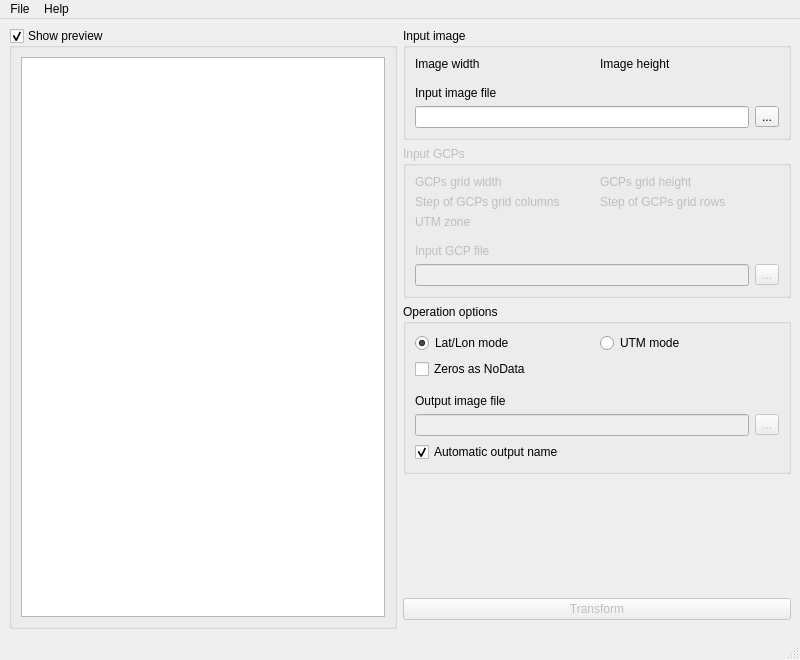
<?xml version="1.0" encoding="UTF-8"?>
<ui version="4.0">
 <class>MainWindow</class>
 <widget class="QMainWindow" name="MainWindow">
  <property name="geometry">
   <rect>
    <x>0</x>
    <y>0</y>
    <width>800</width>
    <height>660</height>
   </rect>
  </property>
  <property name="windowTitle">
   <string notr="true">MSUProj-Qt</string>
  </property>
  <property name="windowIcon">
   <iconset>
    <normaloff>:/icons/MSUProj</normaloff>:/icons/MSUProj</iconset>
  </property>
  <widget class="QWidget" name="centralwidget">
   <layout class="QHBoxLayout" name="horizontalLayout">
    <item>
     <widget class="QGroupBox" name="previewBox">
      <property name="title">
       <string>Show preview</string>
      </property>
      <property name="checkable">
       <bool>true</bool>
      </property>
      <layout class="QVBoxLayout" name="verticalLayout_4">
       <item>
        <widget class="QGraphicsView" name="imageView">
         <property name="sizePolicy">
          <sizepolicy hsizetype="Minimum" vsizetype="Expanding">
           <horstretch>0</horstretch>
           <verstretch>0</verstretch>
          </sizepolicy>
         </property>
        </widget>
       </item>
      </layout>
     </widget>
    </item>
    <item>
     <layout class="QVBoxLayout" name="OPTGCPLayout">
      <property name="bottomMargin">
       <number>9</number>
      </property>
      <item>
       <widget class="QGroupBox" name="imageBox">
        <property name="sizePolicy">
         <sizepolicy hsizetype="Minimum" vsizetype="Preferred">
          <horstretch>0</horstretch>
          <verstretch>0</verstretch>
         </sizepolicy>
        </property>
        <property name="title">
         <string>Input image</string>
        </property>
        <layout class="QVBoxLayout" name="verticalLayout">
         <item>
          <layout class="QGridLayout" name="imageInfo">
           <item row="0" column="1">
            <widget class="QLabel" name="imageHeightLabel">
             <property name="text">
              <string>Image height</string>
             </property>
            </widget>
           </item>
           <item row="0" column="0">
            <widget class="QLabel" name="imageWidthLabel">
             <property name="text">
              <string>Image width</string>
             </property>
            </widget>
           </item>
          </layout>
         </item>
         <item>
          <spacer name="verticalSpacer_3">
           <property name="orientation">
            <enum>Qt::Vertical</enum>
           </property>
           <property name="sizeType">
            <enum>QSizePolicy::Minimum</enum>
           </property>
           <property name="sizeHint" stdset="0">
            <size>
             <width>20</width>
             <height>9</height>
            </size>
           </property>
          </spacer>
         </item>
         <item>
          <widget class="QLabel" name="imagePathLabel">
           <property name="toolTip">
            <string>Path to input image file</string>
           </property>
           <property name="text">
            <string>Input image file</string>
           </property>
          </widget>
         </item>
         <item>
          <layout class="QHBoxLayout" name="imagePathLayout">
           <property name="bottomMargin">
            <number>0</number>
           </property>
           <item>
            <widget class="QLineEdit" name="imagePathEdit">
             <property name="sizePolicy">
              <sizepolicy hsizetype="Preferred" vsizetype="Fixed">
               <horstretch>0</horstretch>
               <verstretch>0</verstretch>
              </sizepolicy>
             </property>
             <property name="toolTip">
              <string>Path to input image file</string>
             </property>
             <property name="clearButtonEnabled">
              <bool>true</bool>
             </property>
            </widget>
           </item>
           <item>
            <widget class="QToolButton" name="imagePathButton">
             <property name="toolTip">
              <string>Select file</string>
             </property>
             <property name="text">
              <string notr="true">...</string>
             </property>
            </widget>
           </item>
          </layout>
         </item>
        </layout>
       </widget>
      </item>
      <item>
       <widget class="QGroupBox" name="gcpBox">
        <property name="enabled">
         <bool>false</bool>
        </property>
        <property name="title">
         <string>Input GCPs</string>
        </property>
        <layout class="QVBoxLayout" name="verticalLayout_3">
         <item>
          <layout class="QGridLayout" name="gridLayout">
           <item row="0" column="1">
            <widget class="QLabel" name="gcpHeightLabel">
             <property name="text">
              <string>GCPs grid height</string>
             </property>
            </widget>
           </item>
           <item row="0" column="0">
            <widget class="QLabel" name="gcpWidthLabel">
             <property name="text">
              <string>GCPs grid width</string>
             </property>
            </widget>
           </item>
           <item row="1" column="0">
            <widget class="QLabel" name="gcpColumnStepLabel">
             <property name="text">
              <string>Step of GCPs grid columns</string>
             </property>
            </widget>
           </item>
           <item row="1" column="1">
            <widget class="QLabel" name="gcpLineStepLabel">
             <property name="text">
              <string>Step of GCPs grid rows</string>
             </property>
            </widget>
           </item>
           <item row="2" column="0">
            <widget class="QLabel" name="utmZone">
             <property name="text">
              <string>UTM zone</string>
             </property>
            </widget>
           </item>
          </layout>
         </item>
         <item>
          <spacer name="verticalSpacer_2">
           <property name="orientation">
            <enum>Qt::Vertical</enum>
           </property>
           <property name="sizeType">
            <enum>QSizePolicy::Minimum</enum>
           </property>
           <property name="sizeHint" stdset="0">
            <size>
             <width>20</width>
             <height>9</height>
            </size>
           </property>
          </spacer>
         </item>
         <item>
          <widget class="QLabel" name="gcpPathLabel">
           <property name="toolTip">
            <string>Path to input GCP file</string>
           </property>
           <property name="text">
            <string>Input GCP file</string>
           </property>
          </widget>
         </item>
         <item>
          <layout class="QHBoxLayout" name="gcpPathLayout">
           <property name="bottomMargin">
            <number>0</number>
           </property>
           <item>
            <widget class="QLineEdit" name="gcpPathEdit">
             <property name="sizePolicy">
              <sizepolicy hsizetype="Preferred" vsizetype="Fixed">
               <horstretch>0</horstretch>
               <verstretch>0</verstretch>
              </sizepolicy>
             </property>
             <property name="toolTip">
              <string>Path to input GCP file</string>
             </property>
             <property name="clearButtonEnabled">
              <bool>true</bool>
             </property>
            </widget>
           </item>
           <item>
            <widget class="QToolButton" name="gcpPathButton">
             <property name="toolTip">
              <string>Select file</string>
             </property>
             <property name="text">
              <string notr="true">...</string>
             </property>
            </widget>
           </item>
          </layout>
         </item>
        </layout>
       </widget>
      </item>
      <item>
       <widget class="QGroupBox" name="optBox">
        <property name="title">
         <string>Operation options</string>
        </property>
        <layout class="QVBoxLayout" name="verticalLayout_2">
         <item>
          <layout class="QHBoxLayout" name="horizontalLayout_2">
           <property name="bottomMargin">
            <number>0</number>
           </property>
           <item>
            <widget class="QRadioButton" name="modeLatLonButton">
             <property name="text">
              <string>Lat/Lon mode</string>
             </property>
             <property name="checked">
              <bool>true</bool>
             </property>
            </widget>
           </item>
           <item>
            <widget class="QRadioButton" name="modeUTMButton">
             <property name="text">
              <string>UTM mode</string>
             </property>
            </widget>
           </item>
          </layout>
         </item>
         <item>
          <widget class="QCheckBox" name="modeNDZBox">
           <property name="text">
            <string>Zeros as NoData</string>
           </property>
          </widget>
         </item>
         <item>
          <spacer name="verticalSpacer">
           <property name="orientation">
            <enum>Qt::Vertical</enum>
           </property>
           <property name="sizeType">
            <enum>QSizePolicy::Minimum</enum>
           </property>
           <property name="sizeHint" stdset="0">
            <size>
             <width>20</width>
             <height>9</height>
            </size>
           </property>
          </spacer>
         </item>
         <item>
          <widget class="QLabel" name="outPathLabel">
           <property name="toolTip">
            <string>Path to output image file</string>
           </property>
           <property name="text">
            <string>Output image file</string>
           </property>
          </widget>
         </item>
         <item>
          <layout class="QHBoxLayout" name="outPathLayout">
           <property name="bottomMargin">
            <number>0</number>
           </property>
           <item>
            <widget class="QLineEdit" name="outPathEdit">
             <property name="enabled">
              <bool>false</bool>
             </property>
             <property name="sizePolicy">
              <sizepolicy hsizetype="Preferred" vsizetype="Fixed">
               <horstretch>0</horstretch>
               <verstretch>0</verstretch>
              </sizepolicy>
             </property>
             <property name="toolTip">
              <string>Path to output image file</string>
             </property>
             <property name="clearButtonEnabled">
              <bool>true</bool>
             </property>
            </widget>
           </item>
           <item>
            <widget class="QToolButton" name="outPathButton">
             <property name="enabled">
              <bool>false</bool>
             </property>
             <property name="toolTip">
              <string>Specify file</string>
             </property>
             <property name="text">
              <string notr="true">...</string>
             </property>
            </widget>
           </item>
          </layout>
         </item>
         <item>
          <widget class="QCheckBox" name="autoOutNameBox">
           <property name="text">
            <string>Automatic output name</string>
           </property>
           <property name="checked">
            <bool>true</bool>
           </property>
          </widget>
         </item>
        </layout>
       </widget>
      </item>
      <item>
       <spacer name="verticalSpacer_4">
        <property name="orientation">
         <enum>Qt::Vertical</enum>
        </property>
        <property name="sizeHint" stdset="0">
         <size>
          <width>0</width>
          <height>0</height>
         </size>
        </property>
       </spacer>
      </item>
      <item>
       <widget class="QPushButton" name="startButton">
        <property name="enabled">
         <bool>false</bool>
        </property>
        <property name="sizePolicy">
         <sizepolicy hsizetype="Preferred" vsizetype="Fixed">
          <horstretch>0</horstretch>
          <verstretch>0</verstretch>
         </sizepolicy>
        </property>
        <property name="toolTip">
         <string>Start warping</string>
        </property>
        <property name="text">
         <string>Transform</string>
        </property>
       </widget>
      </item>
     </layout>
    </item>
   </layout>
  </widget>
  <widget class="QMenuBar" name="menubar">
   <property name="geometry">
    <rect>
     <x>0</x>
     <y>0</y>
     <width>800</width>
     <height>25</height>
    </rect>
   </property>
   <widget class="QMenu" name="menuFile">
    <property name="title">
     <string>File</string>
    </property>
    <addaction name="actionSettings"/>
    <addaction name="actionExit"/>
   </widget>
   <widget class="QMenu" name="menuHelp">
    <property name="title">
     <string>Help</string>
    </property>
    <addaction name="actionReference"/>
    <addaction name="actionAbout"/>
   </widget>
   <addaction name="menuFile"/>
   <addaction name="menuHelp"/>
  </widget>
  <widget class="QStatusBar" name="statusbar"/>
  <action name="actionExit">
   <property name="text">
    <string>Exit</string>
   </property>
   <property name="toolTip">
    <string>Exit application</string>
   </property>
   <property name="shortcut">
    <string notr="true">Ctrl+Q</string>
   </property>
  </action>
  <action name="actionAbout">
   <property name="text">
    <string>About</string>
   </property>
  </action>
  <action name="actionReference">
   <property name="text">
    <string>Reference</string>
   </property>
   <property name="shortcut">
    <string notr="true">F1</string>
   </property>
  </action>
  <action name="actionSettings">
   <property name="text">
    <string>Settings</string>
   </property>
  </action>
 </widget>
 <resources/>
 <connections>
  <connection>
   <sender>actionExit</sender>
   <signal>triggered()</signal>
   <receiver>MainWindow</receiver>
   <slot>close()</slot>
   <hints>
    <hint type="sourcelabel">
     <x>-1</x>
     <y>-1</y>
    </hint>
    <hint type="destinationlabel">
     <x>399</x>
     <y>299</y>
    </hint>
   </hints>
  </connection>
 </connections>
</ui>
